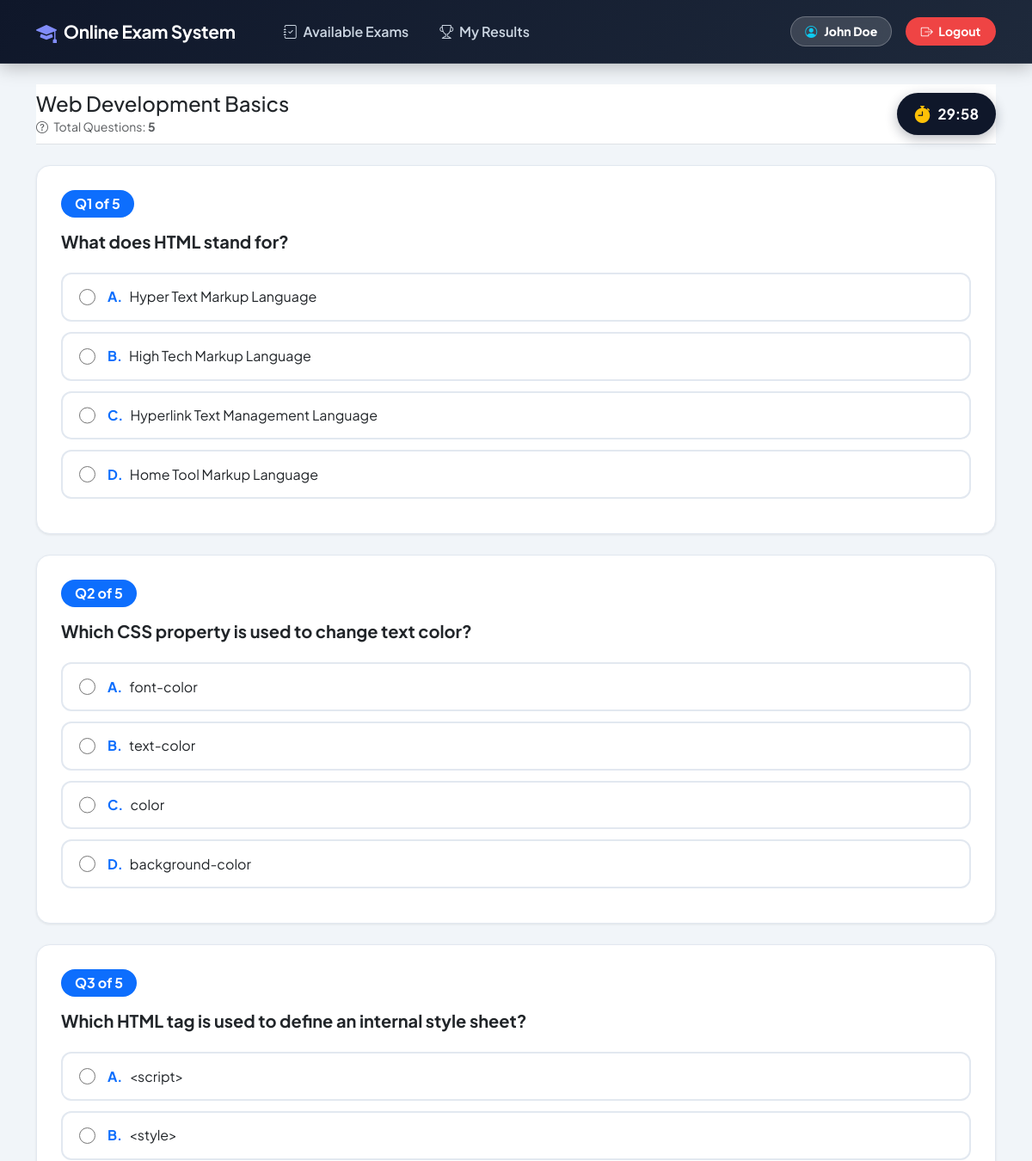
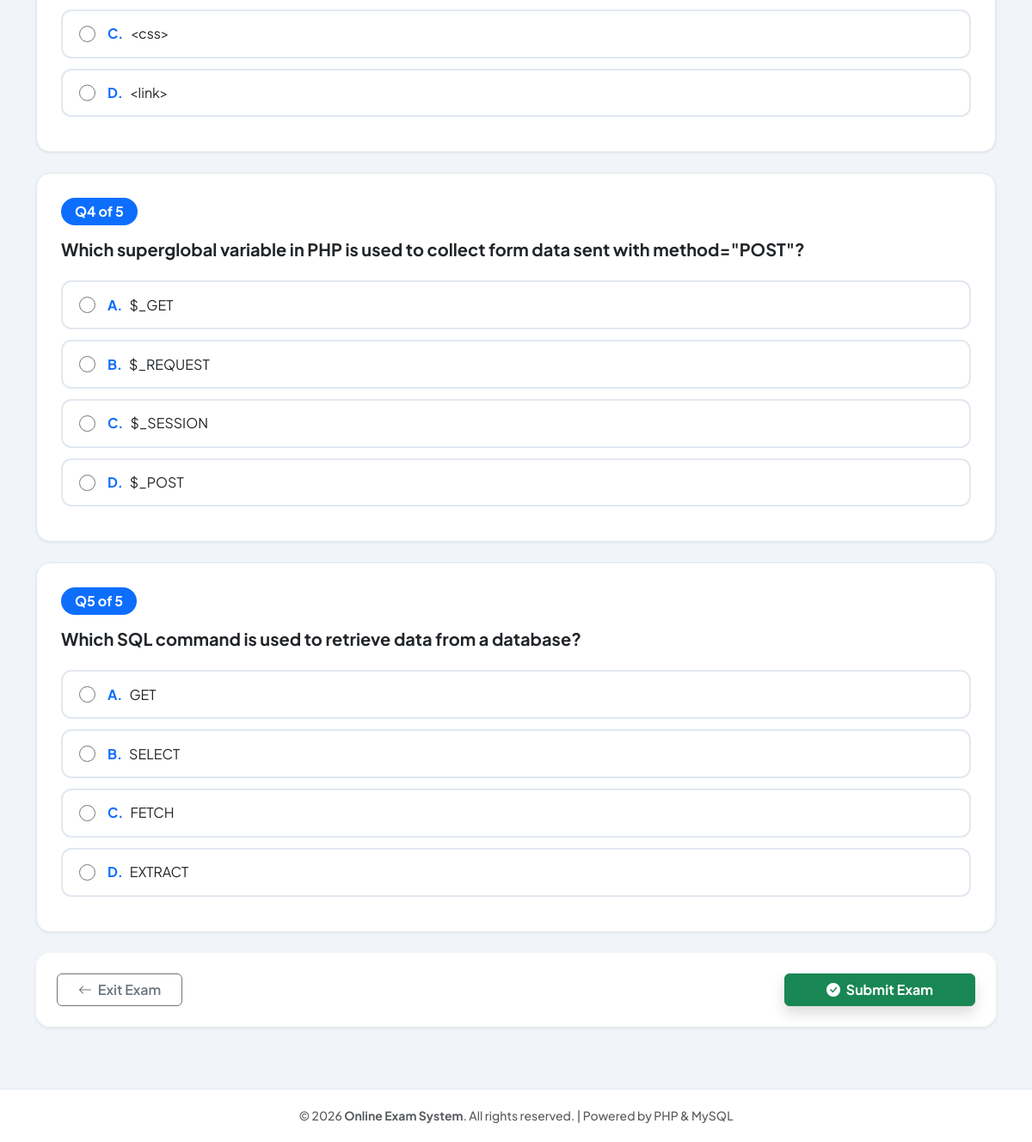
The app's page /student/exam.php?id=4 (signed in) with its own data (2 pictures, top to bottom).
### tables this page shows
CREATE TABLE IF NOT EXISTS exams (
    id INT AUTO_INCREMENT PRIMARY KEY,
    title VARCHAR(150) NOT NULL,
    duration_minutes INT NOT NULL DEFAULT 30
);

CREATE TABLE IF NOT EXISTS questions (
    id INT AUTO_INCREMENT PRIMARY KEY,
    question_text TEXT NOT NULL,
    option_a VARCHAR(255) NOT NULL,
    option_b VARCHAR(255) NOT NULL,
    option_c VARCHAR(255) NOT NULL,
    option_d VARCHAR(255) NOT NULL,
    correct_option CHAR(1) NOT NULL,
    exam_id INT NOT NULL,
    FOREIGN KEY (exam_id) REFERENCES exams(id) ON DELETE CASCADE
);

### student/exam.php (the view, shortened to what this page needs)
<?php
include '../includes/header.php';
include '../config/db.php';
$exam_id = isset($_GET['id']) ? (int)$_GET['id'] : 0;
$q_exam = mysqli_query($conn, "SELECT * FROM exams WHERE id = $exam_id LIMIT 1");
$exam = ($q_exam ? mysqli_fetch_assoc($q_exam) : null);
$questions_res = mysqli_query($conn, "SELECT * FROM questions WHERE exam_id = $exam_id ORDER BY id ASC");
$questions = [];
if ($questions_res) {
    while ($q = mysqli_fetch_assoc($questions_res)) {
        $questions[] = $q;
    }
}
$duration = (int)($exam['duration_minutes'] ?? 30);
$total_questions = count($questions);
?>
<div class="d-flex justify-content-between align-items-center mb-4 flex-wrap gap-2 sticky-top bg-body py-2 z-3 border-bottom">
    <div>
        <h4 class="fw-extrabold mb-0 text-dark"><?php echo htmlspecialchars($exam['title']); ?></h4>
        <small class="text-muted"><i class="bi bi-question-circle me-1"></i> Total Questions: <strong><?php echo $total_questions; ?></strong></small>
    </div>
    <div class="d-flex align-items-center gap-3">
        <div class="timer-box" id="timerContainer">
            <i class="bi bi-stopwatch-fill text-warning fs-5"></i>
            <span id="timerText"><?php echo sprintf('%02d:00', $duration); ?></span>
        </div>
    </div>
</div>
<?php if ($total_questions === 0): ?>
    <div class="card shadow-sm border-0 rounded-4 p-5 text-center my-4">
        <i class="bi bi-exclamation-circle fs-1 text-warning d-block mb-3"></i>
        <h5 class="fw-bold">No Questions in This Exam</h5>
        <p class="text-muted">Questions have not been uploaded for this exam yet. Please contact your instructor.</p>
        <div>
            <a href="dashboard.php" class="btn btn-primary fw-bold px-4">Back to Dashboard</a>
        </div>
    </div>
<?php else: ?>
    <form method="POST" action="result.php" id="examForm" onsubmit="return confirmSubmission();">
        <?php foreach ($questions as $index => $q):
            $q_num = $index + 1;
        ?>
            <div class="question-card shadow-sm mb-4">
                <div class="d-flex align-items-center gap-2 mb-3">
                    <span class="badge bg-primary rounded-pill px-3 py-2 fs-6">Q<?php echo $q_num; ?> of <?php echo $total_questions; ?></span>
                </div>
                <h5 class="fw-bold text-dark mb-4"><?php echo htmlspecialchars($q['question_text']); ?></h5>
                <div class="options-container">
                    <label class="option-wrapper w-100" id="wrapper_<?php echo $q['id']; ?>_A">
                        <input type="radio" name="answer[<?php echo $q['id']; ?>]" value="A" onchange="selectOption(<?php echo $q['id']; ?>, 'A')">
                        <span class="fw-bold me-2 text-primary">A.</span>
                        <span class="text-dark"><?php echo htmlspecialchars($q['option_a']); ?></span>
                    </label>
                    <label class="option-wrapper w-100" id="wrapper_<?php echo $q['id']; ?>_B">
                        <input type="radio" name="answer[<?php echo $q['id']; ?>]" value="B" onchange="selectOption(<?php echo $q['id']; ?>, 'B')">
                        <span class="fw-bold me-2 text-primary">B.</span>
                        <span class="text-dark"><?php echo htmlspecialchars($q['option_b']); ?></span>
                    </label>
                    <label class="option-wrapper w-100" id="wrapper_<?php echo $q['id']; ?>_C">
                        <input type="radio" name="answer[<?php echo $q['id']; ?>]" value="C" onchange="selectOption(<?php echo $q['id']; ?>, 'C')">
                        <span class="fw-bold me-2 text-primary">C.</span>
                        <span class="text-dark"><?php echo htmlspecialchars($q['option_c']); ?></span>
                    </label>
                    <label class="option-wrapper w-100" id="wrapper_<?php echo $q['id']; ?>_D">
                        <input type="radio" name="answer[<?php echo $q['id']; ?>]" value="D" onchange="selectOption(<?php echo $q['id']; ?>, 'D')">
                        <span class="fw-bold me-2 text-primary">D.</span>
                        <span class="text-dark"><?php echo htmlspecialchars($q['option_d']); ?></span>
                    </label>
                </div>
            </div>
        <?php endforeach; ?>
        <div class="card shadow-sm border-0 rounded-4 p-4 mb-5">
            <div class="d-flex justify-content-between align-items-center">
                <a href="dashboard.php" class="btn btn-outline-secondary px-4 fw-semibold" onclick="return confirm('Are you sure you want to exit? Your exam progress will not be saved.');">
                    <i class="bi bi-arrow-left me-1"></i> Exit Exam
                </a>
                <button type="submit" class="btn btn-success px-5 py-2.5 fw-bold shadow">
                    <i class="bi bi-check-circle-fill me-1"></i> Submit Exam
                </button>
            </div>
        </div>
    </form>
<?php endif; ?>
<?php include '../includes/footer.php'; ?>

### css/style.css (style rules this page uses)
:root { --primary-color: #4f46e5; --primary-hover: #4338ca; --secondary-color: #64748b; --success-color: #10b981; --danger-color: #ef4444; --warning-color: #f59e0b; --info-color: #06b6d4; --bg-body: #f1f5f9; --card-bg: #ffffff; --text-main: #0f172a; --text-muted: #64748b; --border-color: #cbd5e1; --shadow-sm: 0 1px 3px rgba(0,0,0,0.08); --shadow-md: 0 4px 14px rgba(15, 23, 42, 0.1); --shadow-lg: 0 12px 28px rgba(15, 23, 42, 0.15); }
body { background-color: var(--bg-body) !important; color: var(--text-main) !important; font-family: 'Plus Jakarta Sans', -apple-system, BlinkMacSystemFont, sans-serif; min-height: 100vh; display: flex; flex-direction: column; }
.question-card { background: #ffffff !important; border: 1px solid #e2e8f0 !important; border-radius: 16px !important; padding: 1.75rem !important; margin-bottom: 1.5rem !important; box-shadow: var(--shadow-sm) !important; }
.option-wrapper { display: flex; align-items: center; padding: 0.9rem 1.2rem; border: 2px solid #e2e8f0; border-radius: 12px; margin-bottom: 0.75rem; cursor: pointer; background: #ffffff; transition: all 0.2s ease; }
.option-wrapper input[type="radio"] { margin-right: 0.85rem; width: 1.2rem; height: 1.2rem; accent-color: #4f46e5; }
.timer-box { background: #0f172a !important; color: #ffffff !important; padding: 0.6rem 1.25rem !important; border-radius: 30px !important; font-weight: 700 !important; font-size: 1.05rem !important; display: inline-flex !important; align-items: center !important; gap: 0.5rem !important; box-shadow: 0 4px 14px rgba(15, 23, 42, 0.3) !important; }

### records on screen
exams: title "Web Development Basics"
questions: q_num "1", question_text "What does HTML stand for?", option_a "Hyper Text Markup Language", option_b "High Tech Markup Language", option_c "Hyperlink Text Management Language", option_d "Home Tool Markup Language"
questions: q_num "2", question_text "Which CSS property is used to change text color?", option_a "font-color", option_b "text-color", option_c "color", option_d "background-color"
questions: q_num "3", question_text "Which HTML tag is used to define an internal style sheet?", option_a "<script>", option_b "<style>", option_c "<css>", option_d "<link>"
questions: q_num "4", question_text "Which superglobal variable in PHP is used to collect form data sent with method=\"POST\"?", option_a "$_GET", option_b "$_REQUEST", option_c "$_SESSION", option_d "$_POST"
questions: q_num "5", question_text "Which SQL command is used to retrieve data from a database?", option_a "GET", option_b "SELECT", option_c "FETCH", option_d "EXTRACT"

### other values on screen
$_SESSION['student_name'] "John Doe"
$total_questions "5"
